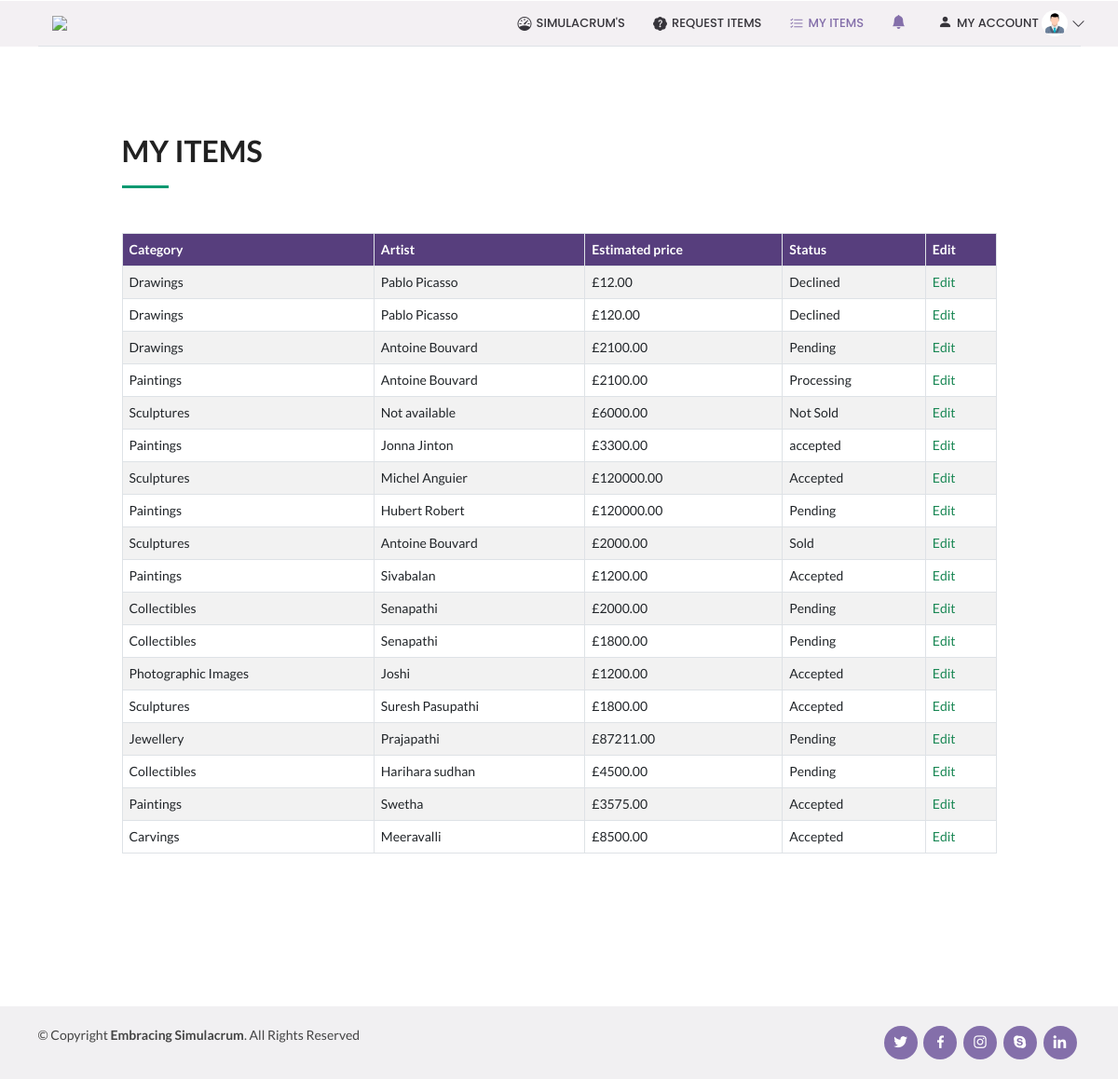
Screenshot of /myItems (signed in) with the database file from the repository.
### auction_app/models.py (models this page shows)
class Item(models.Model):
    CHOICES = (('Landscape', 'Landscape'), ('Seascape', 'Seascape'), ('Portrait', 'Portrait'), ('Figure', 'Figure'),
               ('Still Life', 'Still Life'), ('Nude', 'Nude'), ('Animal', 'Animal'), ('Abstract', 'Abstract'), ('Other', 'Other'))
    item_lot = models.AutoField(primary_key=True, unique=True)
    auction = models.ForeignKey(Auction, on_delete=models.PROTECT, default=1)
    category = models.ForeignKey(Category, on_delete=models.PROTECT, default=1)
    user = models.ForeignKey(User, on_delete=models.PROTECT, related_name="user")
    item_name = models.CharField(max_length=255)
    artist_name = models.CharField(max_length=255)
    production_year = models.PositiveIntegerField(
        default=current_year(), validators=[MinValueValidator(1400), max_value_current_year])
    classification = models.CharField(max_length=255,choices= CHOICES)
    description =  models.TextField()
    estimated_price =  models.CharField(max_length=255)
    image1 = models.ImageField(upload_to='item_pics', blank=True)
    image2 = models.ImageField(upload_to='item_pics', blank=True)
    image3 = models.ImageField(upload_to='item_pics', blank=True)
    status = models.CharField(max_length=255,default='Pending')
    evaluation_text = models.TextField(default='Evaluated')

class Category(models.Model):
    category_name = models.CharField(max_length=255, primary_key=True)
    category_description = models.TextField()
    def __str__(self):
        return self.category_name

### auction_app/views.py (the view, shortened to what this page needs)
# urls.py: path('myItems', views.myItems, name='myItems'),
def myItems(request):
    user = User.objects.all().filter(username=request.user).first()
    temp=''
    getUser = UserProfileInfo.objects.get(user=user)
    if getUser.client_type == "Seller":
        temp = 'sellerDashboard.html'
        notification = Notification.objects.all().filter(concerned_to='Seller').order_by(
            '-notification_date') | Notification.objects.all().filter(concerned_to=request.user).order_by(
            '-notification_date')
    itemInfo = Item.objects.all().filter(user=request.user)
    return render(request, 'myItems.html', {'itemInfo':itemInfo,'temp':temp,'notification':notification})

### templates/myItems.html (shortened to what this page needs)
<!DOCTYPE html>
{% extends temp %}
{% load static %}
{% block body_block %}
    <section id="about" class="about bg-white" style="margin-left:10vw; width:80vw;">
      <div class="container">
        <div class="section-title mt-4" data-aos="fade-left">
            <h2>My Items</h2>
        <div class="table-responsive" style="margin-top:6vh;">
          <table class="table table-bordered table-striped" id="dataTable" width="100%" cellspacing="0">
              <thead>
                  <tr class="text-white" style="background-color:#573E7D;">
                    <th>Category</th>
                    <th>Artist</th>
                    <th>Estimated price</th>
                    <th>Status</th>
                    <th>Edit</th>
                  </tr>
              </thead>
              <tbody>
                  {% if itemInfo %}
                      {% for i in itemInfo %}
                        <tr>
                          <td>{{i.category}} </td>
                          <td>{{i.artist_name}} </td>
                          <td>£{{i.estimated_price}}.00 </td>
                          <td>{{i.status}} </td>
                          <form method="POST">
                          <td ><a href="{% url 'editItem' i.item_lot %}" class="text-success">Edit</a></td>
                          </form>
                        </tr>
                      {% endfor %}
                    {% else %}
                      <h1>No Items yet!</h1>
                  {% endif %}
              </tbody>
          </table>
        </div>
      </div>
    </section>
{% endblock %}

### static/css/style.css (style rules this page uses)
body { font-family: "Open Sans", sans-serif; color: #444444; }
a { color: #009970; text-decoration: none; }
h1, h2, h3, h4, h5, h6 { font-family: "Raleway", sans-serif; }
section { padding: 60px 0; overflow: hidden; }
.section-title { padding-bottom: 30px; }
.section-title h2 { font-size: 32px; font-weight: bold; text-transform: uppercase; margin-bottom: 20px; padding-bottom: 20px; position: relative; }
.section-title h2::after { content: ''; position: absolute; display: block; width: 50px; height: 3px; background: #009970; bottom: 0; left: 0; }

### rows the page displays
Item: category "Drawings", artist_name "Pablo Picasso", estimated_price "12", status "Declined"
Item: category "Drawings", artist_name "Pablo Picasso", estimated_price "120", status "Declined"
Item: category "Drawings", artist_name "Antoine Bouvard", estimated_price "2100", status "Pending"
Item: category "Paintings", artist_name "Antoine Bouvard", estimated_price "2100", status "Processing"
Item: category "Sculptures", artist_name "Not available", estimated_price "6000", status "Not Sold"
Item: category "Paintings", artist_name "Jonna Jinton", estimated_price "3300", status "accepted"
Item: category "Sculptures", artist_name "Michel Anguier", estimated_price "120000", status "Accepted"
Item: category "Paintings", artist_name "Hubert Robert", estimated_price "120000", status "Pending"
Item: category "Sculptures", artist_name "Antoine Bouvard", estimated_price "2000", status "Sold"
Item: category "Paintings", artist_name "Sivabalan", estimated_price "1200", status "Accepted"
Item: category "Collectibles", artist_name "Senapathi", estimated_price "2000", status "Pending"
Item: category "Collectibles", artist_name "Senapathi", estimated_price "1800", status "Pending"
Item: category "Photographic Images", artist_name "Joshi", estimated_price "1200", status "Accepted"
Item: category "Sculptures", artist_name "Suresh Pasupathi", estimated_price "1800", status "Accepted"
Item: category "Jewellery", artist_name "Prajapathi", estimated_price "87211", status "Pending"
Item: category "Collectibles", artist_name "Harihara sudhan", estimated_price "4500", status "Pending"
Item: category "Paintings", artist_name "Swetha", estimated_price "3575", status "Accepted"
Item: category "Carvings", artist_name "Meeravalli", estimated_price "8500", status "Accepted"
